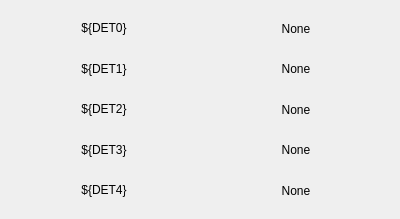
<?xml version="1.0" encoding="UTF-8"?>
<ui version="4.0">
 <class>Form</class>
 <widget class="QWidget" name="Form">
  <property name="geometry">
   <rect>
    <x>0</x>
    <y>0</y>
    <width>400</width>
    <height>219</height>
   </rect>
  </property>
  <property name="sizePolicy">
   <sizepolicy hsizetype="Preferred" vsizetype="Fixed">
    <horstretch>0</horstretch>
    <verstretch>0</verstretch>
   </sizepolicy>
  </property>
  <property name="minimumSize">
   <size>
    <width>400</width>
    <height>140</height>
   </size>
  </property>
  <property name="windowTitle">
   <string>Overview of Time bases</string>
  </property>
  <layout class="QGridLayout" name="gridLayout">
   <item row="0" column="0">
    <layout class="QGridLayout" name="gridLayout_2">
     <item row="2" column="0">
      <widget class="QLabel" name="label">
       <property name="text">
        <string>&lt;html&gt;&lt;head/&gt;&lt;body&gt;&lt;p align=&quot;center&quot;&gt;${DET2}&lt;/p&gt;&lt;/body&gt;&lt;/html&gt;</string>
       </property>
       <property name="textInteractionFlags">
        <set>Qt::LinksAccessibleByMouse|Qt::TextSelectableByMouse</set>
       </property>
      </widget>
     </item>
     <item row="1" column="1">
      <layout class="QHBoxLayout" name="horizontalLayout_7">
       <item>
        <widget class="PyDMLabel" name="TimeBase1">
         <property name="toolTip">
          <string/>
         </property>
         <property name="whatsThis">
          <string/>
         </property>
         <property name="text">
          <string>None</string>
         </property>
         <property name="alignment">
          <set>Qt::AlignCenter</set>
         </property>
         <property name="channel" stdset="0">
          <string>ca://${TimeBase0}.VAL</string>
         </property>
         <property name="displayFormat" stdset="0">
          <enum>PyDMLabel::String</enum>
         </property>
        </widget>
       </item>
      </layout>
     </item>
     <item row="3" column="1">
      <layout class="QHBoxLayout" name="horizontalLayout_9">
       <item>
        <widget class="PyDMLabel" name="TimeBase3">
         <property name="toolTip">
          <string/>
         </property>
         <property name="whatsThis">
          <string/>
         </property>
         <property name="text">
          <string>None</string>
         </property>
         <property name="alignment">
          <set>Qt::AlignCenter</set>
         </property>
         <property name="channel" stdset="0">
          <string>ca://${TimeBase1}.VAL</string>
         </property>
         <property name="displayFormat" stdset="0">
          <enum>PyDMLabel::String</enum>
         </property>
        </widget>
       </item>
      </layout>
     </item>
     <item row="2" column="1">
      <layout class="QHBoxLayout" name="horizontalLayout_8">
       <item>
        <widget class="PyDMLabel" name="TimeBase2">
         <property name="toolTip">
          <string/>
         </property>
         <property name="whatsThis">
          <string/>
         </property>
         <property name="text">
          <string>None</string>
         </property>
         <property name="alignment">
          <set>Qt::AlignCenter</set>
         </property>
         <property name="channel" stdset="0">
          <string>ca://${TimeBase1}.VAL</string>
         </property>
         <property name="displayFormat" stdset="0">
          <enum>PyDMLabel::String</enum>
         </property>
        </widget>
       </item>
      </layout>
     </item>
     <item row="3" column="0">
      <widget class="QLabel" name="label_5">
       <property name="text">
        <string>&lt;html&gt;&lt;head/&gt;&lt;body&gt;&lt;p align=&quot;center&quot;&gt;${DET3}&lt;/p&gt;&lt;/body&gt;&lt;/html&gt;</string>
       </property>
       <property name="textInteractionFlags">
        <set>Qt::LinksAccessibleByMouse|Qt::TextSelectableByMouse</set>
       </property>
      </widget>
     </item>
     <item row="1" column="0">
      <widget class="QLabel" name="label_4">
       <property name="text">
        <string>&lt;html&gt;&lt;head/&gt;&lt;body&gt;&lt;p align=&quot;center&quot;&gt;${DET1}&lt;/p&gt;&lt;/body&gt;&lt;/html&gt;</string>
       </property>
       <property name="textInteractionFlags">
        <set>Qt::LinksAccessibleByMouse|Qt::TextSelectableByMouse</set>
       </property>
      </widget>
     </item>
     <item row="0" column="1">
      <layout class="QHBoxLayout" name="horizontalLayout_6">
       <item>
        <widget class="PyDMLabel" name="TimeBase0">
         <property name="toolTip">
          <string>&lt;html&gt;&lt;head/&gt;&lt;body&gt;&lt;p align=&quot;center&quot;&gt;&lt;br/&gt;&lt;/p&gt;&lt;/body&gt;&lt;/html&gt;</string>
         </property>
         <property name="whatsThis">
          <string/>
         </property>
         <property name="layoutDirection">
          <enum>Qt::LeftToRight</enum>
         </property>
         <property name="text">
          <string>None</string>
         </property>
         <property name="alignment">
          <set>Qt::AlignCenter</set>
         </property>
         <property name="channel" stdset="0">
          <string>ca://${TimeBase0}.VAL</string>
         </property>
         <property name="displayFormat" stdset="0">
          <enum>PyDMLabel::String</enum>
         </property>
        </widget>
       </item>
      </layout>
     </item>
     <item row="4" column="0">
      <widget class="QLabel" name="label_3">
       <property name="text">
        <string>&lt;html&gt;&lt;head/&gt;&lt;body&gt;&lt;p align=&quot;center&quot;&gt;${DET4}&lt;/p&gt;&lt;/body&gt;&lt;/html&gt;</string>
       </property>
       <property name="textInteractionFlags">
        <set>Qt::LinksAccessibleByMouse|Qt::TextSelectableByMouse</set>
       </property>
      </widget>
     </item>
     <item row="0" column="0">
      <widget class="QLabel" name="label_2">
       <property name="text">
        <string>&lt;html&gt;&lt;head/&gt;&lt;body&gt;&lt;p align=&quot;center&quot;&gt;${DET0}&lt;/p&gt;&lt;/body&gt;&lt;/html&gt;</string>
       </property>
       <property name="textInteractionFlags">
        <set>Qt::LinksAccessibleByMouse|Qt::TextSelectableByMouse</set>
       </property>
      </widget>
     </item>
     <item row="4" column="1">
      <layout class="QHBoxLayout" name="horizontalLayout_11">
       <item>
        <widget class="PyDMLabel" name="TimeBase4">
         <property name="toolTip">
          <string/>
         </property>
         <property name="whatsThis">
          <string/>
         </property>
         <property name="text">
          <string>None</string>
         </property>
         <property name="alignment">
          <set>Qt::AlignCenter</set>
         </property>
         <property name="channel" stdset="0">
          <string>ca://${TimeBase2}.VAL</string>
         </property>
         <property name="displayFormat" stdset="0">
          <enum>PyDMLabel::String</enum>
         </property>
        </widget>
       </item>
      </layout>
     </item>
    </layout>
   </item>
  </layout>
 </widget>
 <customwidgets>
  <customwidget>
   <class>PyDMLabel</class>
   <extends>QLabel</extends>
   <header>pydm.widgets.label</header>
  </customwidget>
 </customwidgets>
 <resources/>
 <connections/>
</ui>
